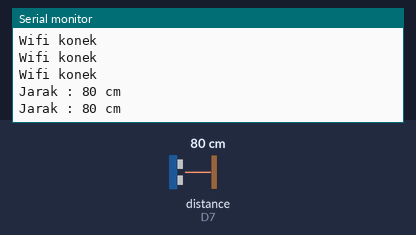
This sketch was run on a simulated ESP8266 (NodeMCU). Shown: the last lines printed to the serial monitor. Wiring (inferred from the names in the program): ultrasonic range finder: trigger D8; echo D7. Inputs (shaded band) come from the test bench; at power-on: distance to the obstacle (sensor on D7) 80 cm. The echo pulse lasts 58.3 µs per cm; WiFi joins after 1.5 s; servers stay silent unless stated.

Above: at 7.7 s.
7.8 s: distance to the obstacle (sensor on D7) set to 2 cm
At 9.1 s:
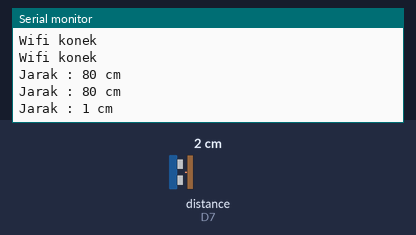
9.3 s: distance to the obstacle (sensor on D7) set to 4 cm
At 10.3 s:
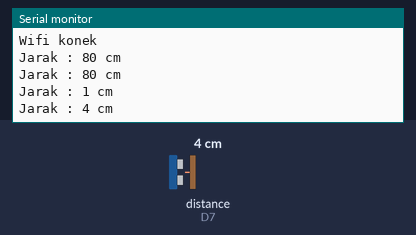
Timing chart, 0 to 12.3 s (numbered marks = the images above; inputs shaded):
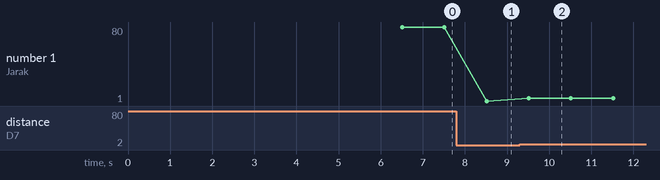

Measured:
- after the input at 7.8 s, the serial monitor: prints a new line after 0.72 s (image 1)
- after the input at 9.3 s, the serial monitor: prints a new line after 0.22 s (image 2)
- plotted number 1: 80 → 1 after the input at 7.8 s, 1 → 4 after the input at 9.3 s

The sketch:

praktek2_ultrasonik.ino
```cpp
// Wifi
#include <ESP8266WiFi.h>
#include <ESP8266WiFiMulti.h>

#include "ThingSpeak.h"

ESP8266WiFiMulti WiFiMulti;
WiFiClient client;

unsigned long myChannelNumber = 2068881;
const char * myWriteAPIKey = "L6LMTIVHM23M8PGG";

const char* ssid = "Bas";   // your network SSID (name)
const char* password = "12345678";   // your network password

// Timer variables
unsigned long lastTime = 0;
unsigned long timerDelay = 20000;

// Sensor Ultrasonik
#define echoPin D7
#define trigPin D8

void setup() {
  Serial.begin(115200);

  WiFi.mode(WIFI_STA);
  WiFiMulti.addAP(ssid, password); // Sesuaikan SSID dan password ini

  Serial.println();

  for (int u = 1; u <= 5; u++)
  {
    if ((WiFiMulti.run() == WL_CONNECTED))
    {
      Serial.println("Wifi konek");
      delay(1000);
    }
    else
    {
      Serial.println("Wifi belum konek");
      delay(1000);
    }
  }

  ThingSpeak.begin(client);  // Initialize ThingSpeak

  pinMode(echoPin, INPUT);
  pinMode(trigPin, OUTPUT);
}

void loop() {
  int durasi, jarak, pos=0;
  digitalWrite(trigPin, HIGH);
  delayMicroseconds(10);
  digitalWrite(trigPin, LOW);
  durasi = pulseIn(echoPin, HIGH);
  jarak = (durasi / 2) / 29.1;

  if (jarak < 0) {
    jarak = 0;
  } else if (jarak > 100) {
    jarak = 100;
  }

  Serial.print("Jarak : ");
  Serial.print(jarak);
  Serial.println(" cm");

  if ((millis() - lastTime) > timerDelay) {
    // set the fields with the values
    ThingSpeak.setField(1, jarak);

    // write to the ThingSpeak channel
    int x = ThingSpeak.writeFields(myChannelNumber, myWriteAPIKey);

    if (x == 200) {
      Serial.println("Channel update successful.");
    }
    else {
      Serial.println("Problem updating channel. HTTP error code " + String(x));
    }

    lastTime = millis();
  }

  delay(1000);
}
```
